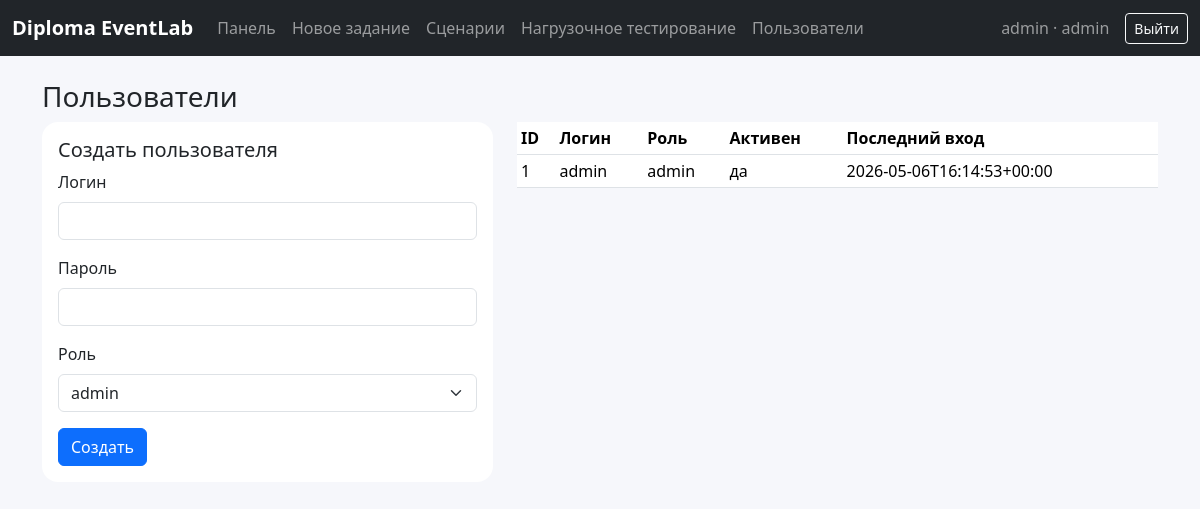
The page /users (signed in) on the database as committed earlier.
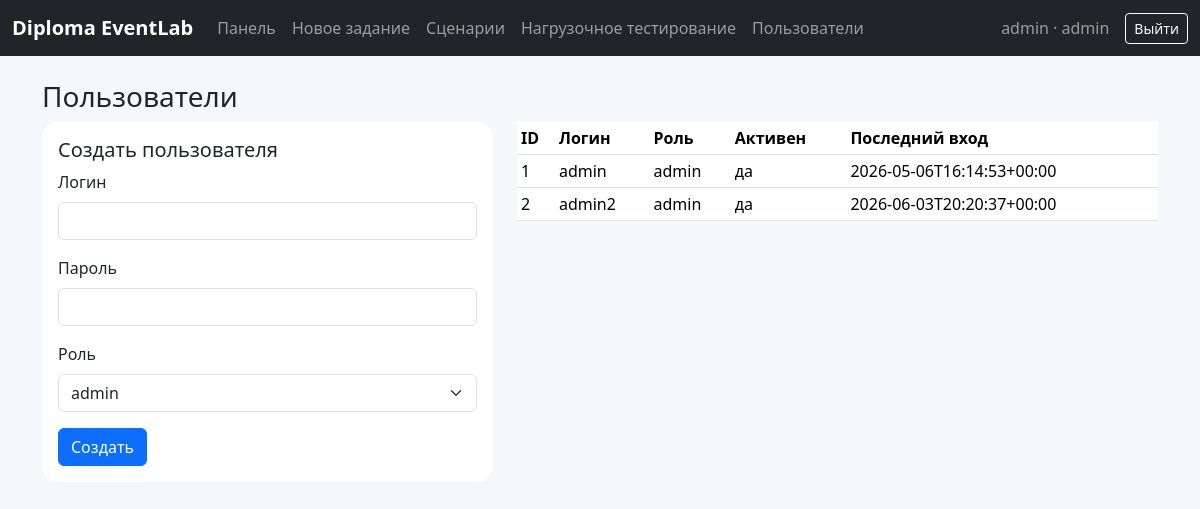
The same page on the database as committed later.
### tables this page shows
CREATE TABLE users (
    id INTEGER PRIMARY KEY AUTOINCREMENT,
    username TEXT NOT NULL UNIQUE,
    password_hash TEXT NOT NULL,
    role TEXT NOT NULL CHECK(role IN ('admin', 'operator', 'viewer')),
    is_active INTEGER NOT NULL DEFAULT 1,
    failed_login_count INTEGER NOT NULL DEFAULT 0,
    locked_until TEXT,
    created_at TEXT NOT NULL DEFAULT CURRENT_TIMESTAMP,
    last_login_at TEXT
);

### app/main.py (the view)
    @app.get("/users", response_class=HTMLResponse)
    async def users_page(request: Request, user=Depends(require_role("admin"))):
        return render(request, "users.html", {"users": list_users()})

### app/templates/users.html (shortened to what this page needs)
{% extends "base.html" %}
{% block content %}
<h1 class="h3">Пользователи</h1>
<div class="row g-4">
  <div class="col-lg-5">
    <div class="card"><div class="card-body">
      <h2 class="h5">Создать пользователя</h2>
      <form method="post" action="/users">
        <div class="mb-3"><label class="form-label">Логин</label><input name="username" class="form-control" required></div>
        <div class="mb-3"><label class="form-label">Пароль</label><input name="password" type="password" class="form-control" required minlength="10"></div>
        <div class="mb-3"><label class="form-label">Роль</label><select name="role" class="form-select"><option value="admin">admin</option><option value="operator">operator</option><option value="viewer">viewer</option></select></div>
        <button class="btn btn-primary">Создать</button>
      </form>
    </div></div>
  </div>
  <div class="col-lg-7">
    <div class="table-responsive"><table class="table table-sm">
      <thead><tr><th>ID</th><th>Логин</th><th>Роль</th><th>Активен</th><th>Последний вход</th></tr></thead>
      <tbody>{% for u in users %}<tr><td>{{ u.id }}</td><td>{{ u.username }}</td><td>{{ u.role }}</td><td>{{ 'да' if u.is_active else 'нет' }}</td><td>{{ u.last_login_at or '-' }}</td></tr>{% endfor %}</tbody>
    </table></div>
  </div>
</div>
{% endblock %}

### app/templates/base.html (shortened to what this page needs)
<!doctype html>
<html lang="ru">
<head>
  <link href="https://cdn.jsdelivr.net/npm/bootstrap@5.3.3/dist/css/bootstrap.min.css" rel="stylesheet">
  <link href="/static/app.css" rel="stylesheet">
</head>
<body>
<nav class="navbar navbar-expand-lg navbar-dark bg-dark">
  <div class="container-fluid">
    <a class="navbar-brand fw-semibold" href="/dashboard">{{ app_name }}</a>
    <div class="collapse navbar-collapse" id="nav">
      {% if user %}
      <ul class="navbar-nav me-auto">
        <li class="nav-item"><a class="nav-link" href="/dashboard">Панель</a></li>
        <li class="nav-item"><a class="nav-link" href="/tasks/new">Новое задание</a></li>
        <li class="nav-item"><a class="nav-link" href="/scenarios">Сценарии</a></li>
        {% if user.role == 'admin' %}<li class="nav-item"><a class="nav-link" href="/load-test">Нагрузочное тестирование</a></li>{% endif %}
        {% if user.role == 'admin' %}<li class="nav-item"><a class="nav-link" href="/users">Пользователи</a></li>{% endif %}
      </ul>
      <span class="navbar-text me-3">{{ user.username }} · {{ user.role }}</span>
      <form method="post" action="/logout" class="d-inline">
        <button class="btn btn-outline-light btn-sm">Выйти</button>
      </form>
      {% endif %}
    </div>
  </div>
</nav>
<main class="container py-4">
  {% block content %}{% endblock %}
</main>
</body>
</html>

### app/static/app.css (style rules this page uses)
body { background: #f6f7fb; }
.card { border: 0; border-radius: 1rem; }

Rows that differ between the two databases and show on the page:
added users: id "2", username "admin2", role "admin", is_active "да", last_login_at "2026-06-03T20:20:37+00:00"
